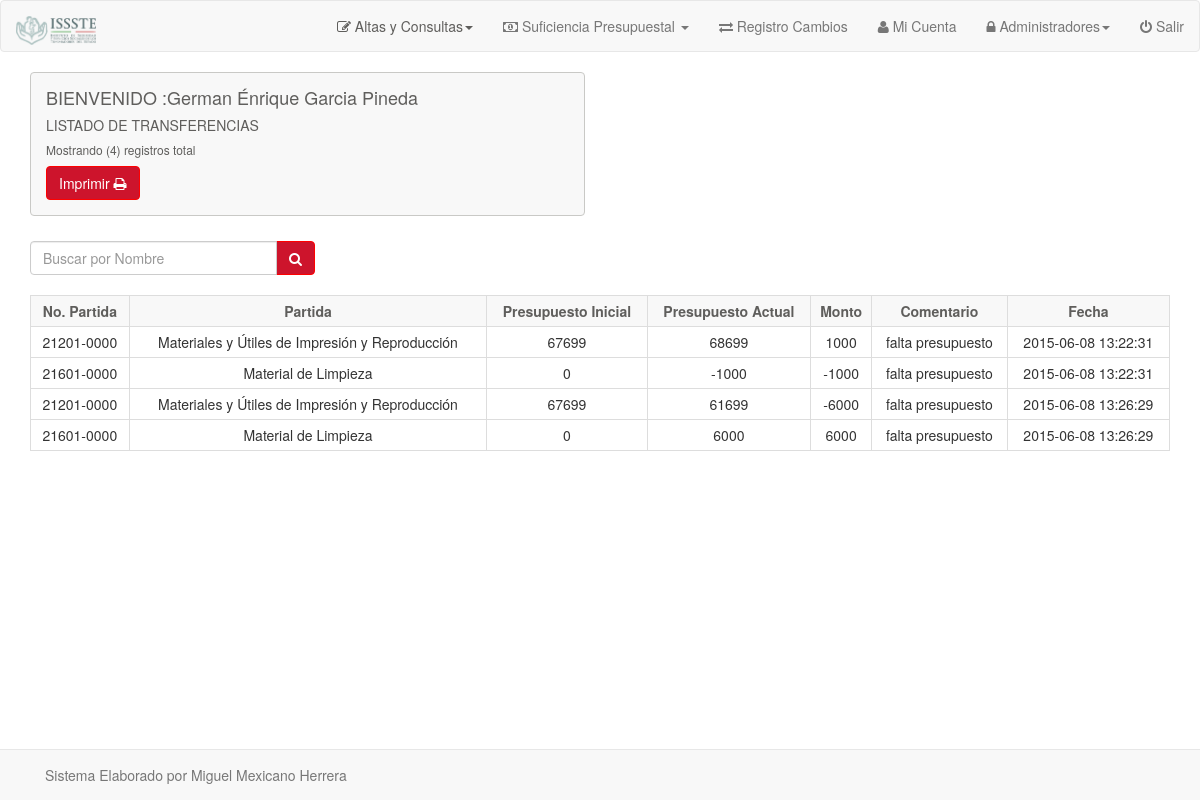
/codigo/listadotrans.php (signed in), run on the app's committed database.
### tables this page shows
CREATE TABLE IF NOT EXISTS `transferencias` (
  `IdTransferencias` int(11) NOT NULL,
  `PresuIni` varchar(45) DEFAULT NULL,
  `PresuActual` varchar(45) DEFAULT NULL,
  `Monto` double DEFAULT NULL,
  `Comentario` varchar(200) DEFAULT NULL,
  `Fecha` datetime DEFAULT NULL,
  `IdPartida` varchar(15) NOT NULL,
  `Idpresu` int(11) NOT NULL
);

CREATE TABLE IF NOT EXISTS `partida` (
  `IdPartida` varchar(15) NOT NULL,
  `Nombre` varchar(100) DEFAULT NULL,
  `Descripcion` varchar(500) DEFAULT NULL
);

### codigo/listadotrans.php (the view, shortened to what this page needs)
<?php
require("../funciones/general.php");
require("menu.php");
    if(isset($_REQUEST['palabra']))
    {
	  $buscar=$_POST['palabra'];
$query=mysql_query("SELECT * FROM transferencias,partida WHERE transferencias.IdPartida=partida.IdPartida and (partida.IdPartida  LIKE '%$buscar%' or partida.Nombre LIKE '%$buscar%')");
    }else{
	$query=mysql_query("SELECT * FROM transferencias,partida WHERE transferencias.IdPartida=partida.IdPartida ORDER BY transferencias.Fecha");
    }
$total_registros=mysql_num_rows($query);
?>
<!DOCTYPE html>
<html>
<head>
  <link rel="stylesheet" type="text/css" href="../css/bootstrap.css">
  <link rel="stylesheet" type="text/css" href="../css/bootstrap-responsive.css">
  <link rel="stylesheet" href="../font-awesome/css/font-awesome.min.css">
  <link rel="stylesheet" type="text/css" href="../css/mystyle.css">
</head>
<body>
    <div class="container">
  <div class="row-fluid">
    <div class="span6">
    </div>
    <div class="span6"></div>
  </div>
  <BR>
             <?php
    if($total_registros==0){
    echo '<div>
             <br>
              <div class="alert alert-danger">
              <h4 class="text-center">Alerta!</h4><p class="text-center">No se encontraron resultados</p></div> </div>';
              }
    else
      {
            echo    '<table class="table table-bordered table-condensed">
                  <tr>
                      <th class="text-center thcolor">No. Partida</th>
                      <th class="text-center thcolor">Partida</th>
                      <th class="text-center thcolor">Presupuesto Inicial</th>
                      <th class="text-center thcolor">Presupuesto Actual</th>
                      <th class="text-center thcolor">Monto</th>
                      <th class="text-center thcolor">Comentario</th>
                      <th class="text-center thcolor">Fecha</th>
                  </tr>';
}
                  ?>
                  <?php
                  while($fila=mysql_fetch_array($query)) {
                  ?>
                         <tr>
                          <td align="center"><?php echo $fila['IdPartida'];?></td>
                            <td align="center"><?php echo $fila['Nombre'];?></td>
                            <td align="center"><?php echo $fila['PresuIni'];?></td>
                            <td align="center"><?php echo $fila['PresuActual'];?></td>
                            <td align="center"><?php echo $fila['Monto'];?></td>
                            <td align="center"><?php echo $fila['Comentario'];?></td>
                            <td align="center"><?php echo $fila['Fecha'];?></td>
                          </tr>
                          <?php }?>
                </table>
  </div>
</body>
</html>

### css/mystyle.css (style rules this page uses)
.thcolor { background-color: #F8F8F8; color: #5F5E5C; }

### data on the page
transferencias: IdPartida.IdPartida "21201-0000", IdPartida.Nombre "Materiales y Útiles de Impresión y Reproducción", PresuIni "67699", PresuActual "68699", Monto "1000", Comentario "falta presupuesto", Fecha "2015-06-08 13:22:31"
transferencias: IdPartida.IdPartida "21601-0000", IdPartida.Nombre "Material de Limpieza", PresuIni "0", PresuActual "-1000", Monto "-1000", Comentario "falta presupuesto", Fecha "2015-06-08 13:22:31"
transferencias: IdPartida.IdPartida "21201-0000", IdPartida.Nombre "Materiales y Útiles de Impresión y Reproducción", PresuIni "67699", PresuActual "61699", Monto "-6000", Comentario "falta presupuesto", Fecha "2015-06-08 13:26:29"
transferencias: IdPartida.IdPartida "21601-0000", IdPartida.Nombre "Material de Limpieza", PresuIni "0", PresuActual "6000", Monto "6000", Comentario "falta presupuesto", Fecha "2015-06-08 13:26:29"

### other printed values
$usuario "German Énrique Garcia Pineda"
$titulo "LISTADO DE TRANSFERENCIAS"
$registros "4"
